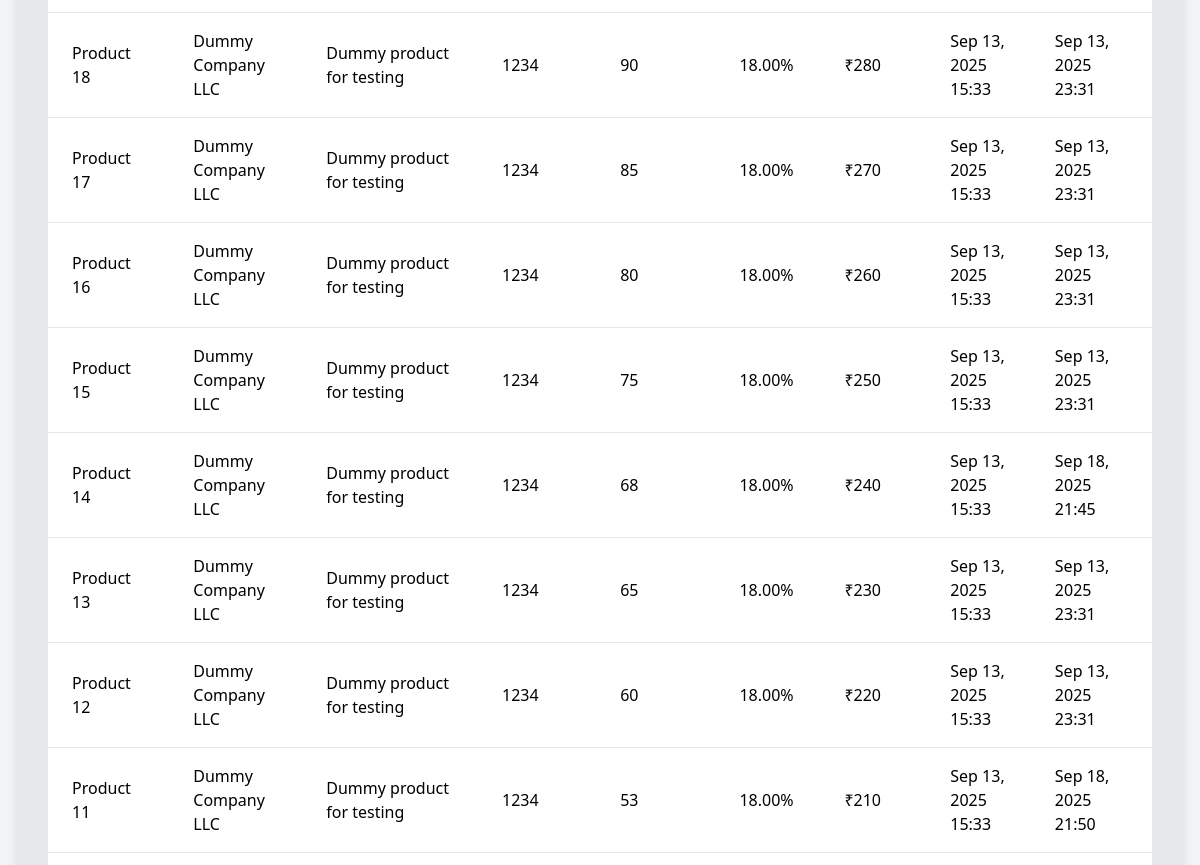
Page /stocks/ (middle part) on the earlier database version.
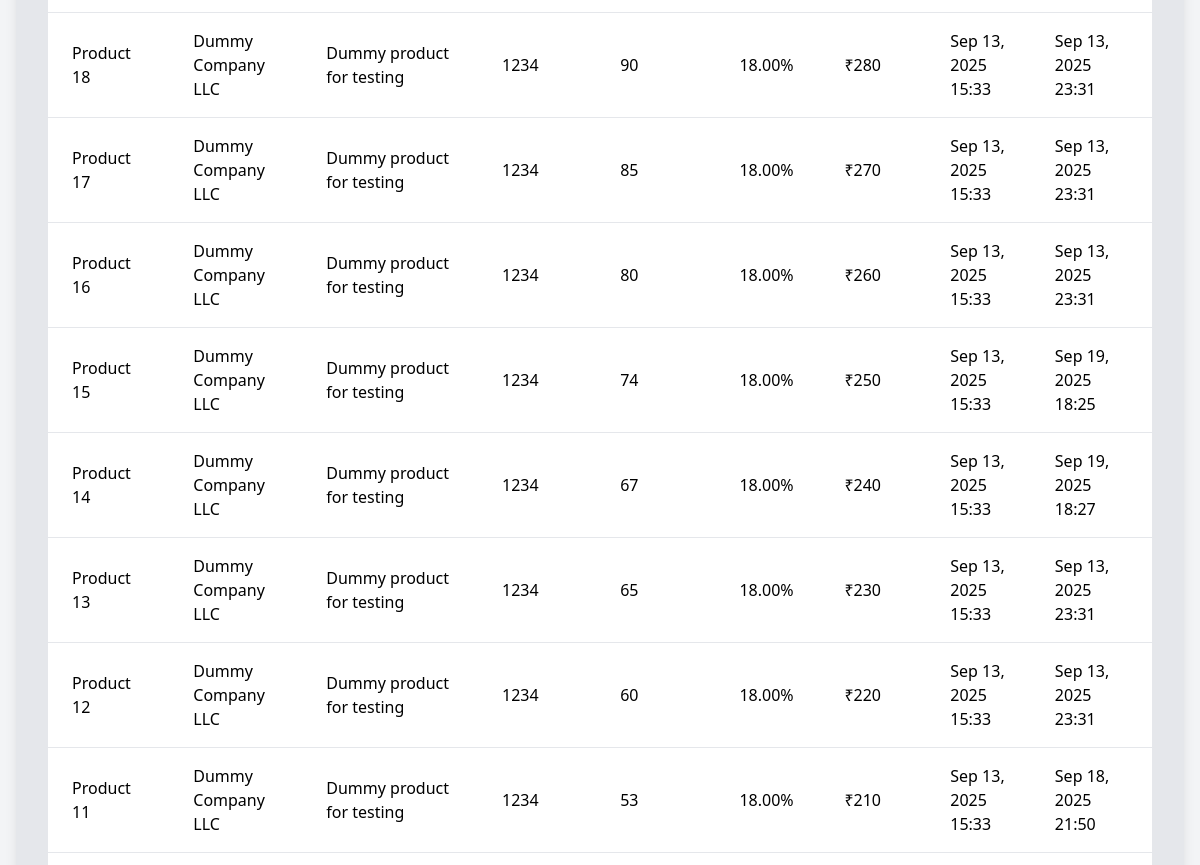
Same page on the later database version.
### stockMang/models.py (models this page shows, shortened)
class Product(models.Model):
    name = models.CharField(max_length=200)
    description = models.TextField(blank=True, null=True)
    hsn_code = models.CharField(max_length=8, blank=True, null=True)
    stock_quantity = models.PositiveIntegerField(default=0)
    tax_rate = models.DecimalField(max_digits=4, decimal_places=2, default=18.00)
    selling_price = models.IntegerField(default=0,blank=True)
    created_at = models.DateTimeField(auto_now_add=True)
    updated_at = models.DateTimeField(auto_now=True)
    dealer = models.CharField(max_length=200, blank=True, null=True)

### stockMang/views.py (the view)
# urls.py: path('', views.stock, name='stock'),
def stock(request):
    Products = Product.objects.all().order_by('-created_at')
    return render(request, 'stockMang/stockPage.html', {'products': Products})

### stockMang/templates/stockMang/stockPage.html (shortened to what this page needs)
{% extends 'main/layout.html' %}
{% block content %}
<div class="min-h-screen bg-gray-100 flex items-center justify-center p-4">
    <div class="bg-gray-200 w-full max-w-7xl h-[90vh] p-8 rounded-xl shadow-lg flex flex-col">
        <div class="flex-1 overflow-y-auto no-scrollbar rounded-2xl">
            <table class="min-w-full bg-white rounded-lg shadow-md overflow-hidden">
                <tbody class="divide-y divide-gray-200">
                    {% for product in products %}
                    <tr class="hover:bg-gray-50 transition duration-200 cursor-pointer"
                    onclick="window.location='{% url 'stockMang:editStock' product.id %}'">
                        <td class="py-4 px-6 font-medium">{{ product.name }}</td>
                        <td class="py-4 px-6">
                            {% if product.dealer %}
                                {{ product.dealer }}
                            {% else %}
                                <span class="text-gray-400 italic">No Dealer</span>
                            {% endif %}
                        </td>
                        <td class="py-4 px-6">{{ product.description|default:"-" }}</td>
                        <td class="py-4 px-6">{{ product.hsn_code|default:"-" }}</td>
                        <td class="py-4 px-6">{{ product.stock_quantity }}</td>
                        <td class="py-4 px-6">{{ product.tax_rate }}%</td>
                        <td class="py-4 px-6">₹{{ product.selling_price }}</td>
                        <td class="py-4 px-6">{{ product.created_at|date:"M d, Y H:i" }}</td>
                        <td class="py-4 px-6">{{ product.updated_at|date:"M d, Y H:i" }}</td>
                    </tr>
                    {% empty %}
                    <tr>
                        <td colspan="9" class="text-center py-10 px-6 text-gray-500">
                            <p>No products found in your inventory.</p>
                        </td>
                    </tr>
                    {% endfor %}
                </tbody>
            </table>
        </div>
    </div>
</div>
{% endblock %}

### main/templates/main/layout.html (shortened to what this page needs)
<!DOCTYPE html>
{% load static %}
<html lang="en">
<head>
     <link rel="stylesheet" href="{% static 'dist/styles.css' %}">
</head>
<body>
    {% block content %}
    {% endblock %}
</body>
</html>

### stockMang/templates/stockMang/stockPage.html (style rules this page uses)
.no-scrollbar { -ms-overflow-style: none !important; scrollbar-width: none !important; }

Differences in the rows shown:
changed Product "Product 15": stock_quantity "75" → "74"; updated_at "Sep 13, 2025 23:31" → "Sep 19, 2025 18:25"
changed Product "Product 14": stock_quantity "68" → "67"; updated_at "Sep 18, 2025 21:45" → "Sep 19, 2025 18:27"
